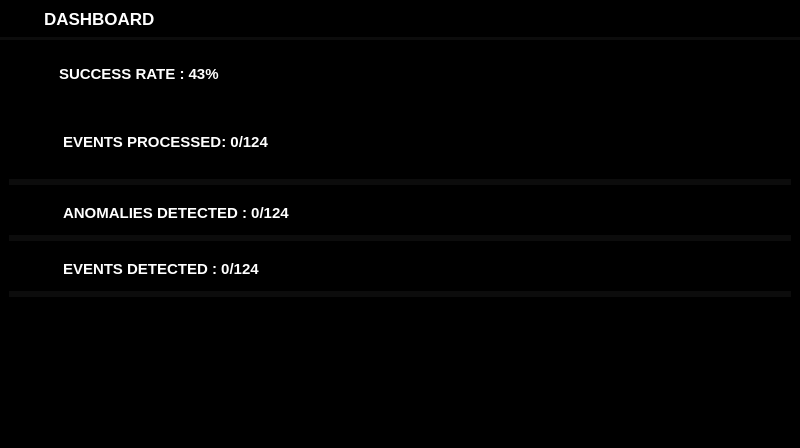
<?xml version="1.0" encoding="UTF-8"?>
<ui version="4.0">
 <class>MainWindow</class>
 <widget class="QMainWindow" name="MainWindow">
  <property name="geometry">
   <rect>
    <x>0</x>
    <y>0</y>
    <width>800</width>
    <height>448</height>
   </rect>
  </property>
  <property name="windowTitle">
   <string>MainWindow</string>
  </property>
  <property name="styleSheet">
   <string notr="true">background-color: black;
color: white;
Border: 0.5px solid white;

          </string>
  </property>
  <widget class="QWidget" name="centralwidget">
   <property name="styleSheet">
    <string notr="true">*{Border:0px}
QScrollBar:sub-page:vertical{background-color: #000000}
QScrollBar:add-page:vertical{background-color: #000000}
QScrollBar{background-color: #000000}
QScrollBar:sub-page:vertical{background-color: #000000} QScrollBar:add-page:vertical{background-color: #000000} QScrollBar{background-color: #000000}
QScrollBar::add-line:vertical { background-color: transparent}
QScrollBar::sub-line:vertical { background-color: transparent}
QScrollBar::handle:vertical {background-color: rgba(80, 80, 122, .25);}
QPushButton{color: gray}
QPushButton:hover{color: white}

QScrollBar:sub-page:horizontal{background-color: #000000}
QScrollBar:add-page:horizontal{background-color: #000000}
QScrollBar{background-color: #000000}
QScrollBar:sub-page:horizontal{background-color: #000000} QScrollBar:add-page:horizontal{background-color: #000000} QScrollBar{background-color: #000000}
QScrollBar::add-line:horizontal { background-color: transparent}
QScrollBar::sub-line:horizontal { background-color: transparent}
QScrollBar::handle:horizontal{background-color: rgba(80, 80, 122, .2);}

</string>
   </property>
   <layout class="QVBoxLayout" name="verticalLayout">
    <property name="spacing">
     <number>0</number>
    </property>
    <property name="leftMargin">
     <number>0</number>
    </property>
    <property name="topMargin">
     <number>0</number>
    </property>
    <property name="rightMargin">
     <number>0</number>
    </property>
    <property name="bottomMargin">
     <number>0</number>
    </property>
    <item>
     <widget class="QFrame" name="frame_2">
      <property name="maximumSize">
       <size>
        <width>16777215</width>
        <height>40</height>
       </size>
      </property>
      <property name="frameShape">
       <enum>QFrame::StyledPanel</enum>
      </property>
      <property name="frameShadow">
       <enum>QFrame::Raised</enum>
      </property>
      <layout class="QHBoxLayout" name="horizontalLayout">
       <property name="spacing">
        <number>0</number>
       </property>
       <property name="leftMargin">
        <number>0</number>
       </property>
       <property name="topMargin">
        <number>0</number>
       </property>
       <property name="rightMargin">
        <number>0</number>
       </property>
       <property name="bottomMargin">
        <number>0</number>
       </property>
       <item>
        <widget class="QPushButton" name="pushButton">
         <property name="sizePolicy">
          <sizepolicy hsizetype="Preferred" vsizetype="Preferred">
           <horstretch>0</horstretch>
           <verstretch>0</verstretch>
          </sizepolicy>
         </property>
         <property name="maximumSize">
          <size>
           <width>40</width>
           <height>16777215</height>
          </size>
         </property>
         <property name="styleSheet">
          <string notr="true">Border-Bottom: 3px solid rgba(255,255,255,0.05);
</string>
         </property>
         <property name="text">
          <string/>
         </property>
         <property name="icon">
          <iconset>
           <normaloff>icons/monitor.svg</normaloff>icons/monitor.svg</iconset>
         </property>
         <property name="iconSize">
          <size>
           <width>27</width>
           <height>27</height>
          </size>
         </property>
        </widget>
       </item>
       <item>
        <widget class="QLabel" name="label">
         <property name="font">
          <font>
           <pointsize>13</pointsize>
           <weight>75</weight>
           <bold>true</bold>
          </font>
         </property>
         <property name="styleSheet">
          <string notr="true">Border-Bottom: 3px solid rgba(255,255,255,0.05);
</string>
         </property>
         <property name="text">
          <string>DASHBOARD</string>
         </property>
         <property name="alignment">
          <set>Qt::AlignLeading|Qt::AlignLeft|Qt::AlignVCenter</set>
         </property>
        </widget>
       </item>
      </layout>
     </widget>
    </item>
    <item>
     <widget class="QFrame" name="frame">
      <property name="frameShape">
       <enum>QFrame::StyledPanel</enum>
      </property>
      <property name="frameShadow">
       <enum>QFrame::Raised</enum>
      </property>
      <layout class="QVBoxLayout" name="verticalLayout_2">
       <item>
        <widget class="QFrame" name="frame_6">
         <property name="maximumSize">
          <size>
           <width>16777215</width>
           <height>50</height>
          </size>
         </property>
         <property name="frameShape">
          <enum>QFrame::StyledPanel</enum>
         </property>
         <property name="frameShadow">
          <enum>QFrame::Raised</enum>
         </property>
         <layout class="QHBoxLayout" name="horizontalLayout_5">
          <property name="spacing">
           <number>0</number>
          </property>
          <property name="leftMargin">
           <number>0</number>
          </property>
          <property name="topMargin">
           <number>0</number>
          </property>
          <property name="rightMargin">
           <number>0</number>
          </property>
          <property name="bottomMargin">
           <number>0</number>
          </property>
          <item>
           <widget class="QPushButton" name="pushButton_5">
            <property name="sizePolicy">
             <sizepolicy hsizetype="Preferred" vsizetype="Preferred">
              <horstretch>0</horstretch>
              <verstretch>0</verstretch>
             </sizepolicy>
            </property>
            <property name="maximumSize">
             <size>
              <width>50</width>
              <height>16777215</height>
             </size>
            </property>
            <property name="text">
             <string/>
            </property>
            <property name="icon">
             <iconset>
              <normaloff>icons/sucess.svg</normaloff>icons/sucess.svg</iconset>
            </property>
            <property name="iconSize">
             <size>
              <width>23</width>
              <height>23</height>
             </size>
            </property>
           </widget>
          </item>
          <item>
           <widget class="QLabel" name="label_5">
            <property name="font">
             <font>
              <pointsize>11</pointsize>
              <weight>75</weight>
              <bold>true</bold>
             </font>
            </property>
            <property name="text">
             <string>SUCCESS RATE : 43%</string>
            </property>
           </widget>
          </item>
         </layout>
        </widget>
       </item>
       <item>
        <widget class="QFrame" name="frame_4">
         <property name="maximumSize">
          <size>
           <width>16777215</width>
           <height>80</height>
          </size>
         </property>
         <property name="styleSheet">
          <string notr="true">Border-Bottom: 3px solid rgba(255,255,255,0.05);
</string>
         </property>
         <property name="frameShape">
          <enum>QFrame::StyledPanel</enum>
         </property>
         <property name="frameShadow">
          <enum>QFrame::Raised</enum>
         </property>
         <layout class="QHBoxLayout" name="horizontalLayout_3">
          <property name="spacing">
           <number>0</number>
          </property>
          <property name="leftMargin">
           <number>0</number>
          </property>
          <property name="topMargin">
           <number>0</number>
          </property>
          <property name="rightMargin">
           <number>0</number>
          </property>
          <property name="bottomMargin">
           <number>0</number>
          </property>
          <item>
           <widget class="QPushButton" name="pushButton_3">
            <property name="sizePolicy">
             <sizepolicy hsizetype="Preferred" vsizetype="Preferred">
              <horstretch>0</horstretch>
              <verstretch>0</verstretch>
             </sizepolicy>
            </property>
            <property name="maximumSize">
             <size>
              <width>50</width>
              <height>16777215</height>
             </size>
            </property>
            <property name="text">
             <string/>
            </property>
            <property name="icon">
             <iconset>
              <normaloff>icons/process.svg</normaloff>icons/process.svg</iconset>
            </property>
            <property name="iconSize">
             <size>
              <width>23</width>
              <height>23</height>
             </size>
            </property>
           </widget>
          </item>
          <item>
           <widget class="QLabel" name="label_3">
            <property name="font">
             <font>
              <pointsize>11</pointsize>
              <weight>75</weight>
              <bold>true</bold>
             </font>
            </property>
            <property name="text">
             <string>EVENTS PROCESSED: 0/124</string>
            </property>
           </widget>
          </item>
         </layout>
        </widget>
       </item>
       <item>
        <widget class="QFrame" name="frame_5">
         <property name="minimumSize">
          <size>
           <width>0</width>
           <height>0</height>
          </size>
         </property>
         <property name="maximumSize">
          <size>
           <width>16777215</width>
           <height>50</height>
          </size>
         </property>
         <property name="styleSheet">
          <string notr="true">Border-Bottom: 3px solid rgba(255,255,255,0.05);
</string>
         </property>
         <property name="frameShape">
          <enum>QFrame::StyledPanel</enum>
         </property>
         <property name="frameShadow">
          <enum>QFrame::Raised</enum>
         </property>
         <layout class="QHBoxLayout" name="horizontalLayout_4">
          <property name="spacing">
           <number>0</number>
          </property>
          <property name="leftMargin">
           <number>0</number>
          </property>
          <property name="topMargin">
           <number>0</number>
          </property>
          <property name="rightMargin">
           <number>0</number>
          </property>
          <property name="bottomMargin">
           <number>0</number>
          </property>
          <item>
           <widget class="QPushButton" name="pushButton_4">
            <property name="sizePolicy">
             <sizepolicy hsizetype="Preferred" vsizetype="Preferred">
              <horstretch>0</horstretch>
              <verstretch>0</verstretch>
             </sizepolicy>
            </property>
            <property name="maximumSize">
             <size>
              <width>50</width>
              <height>16777215</height>
             </size>
            </property>
            <property name="text">
             <string/>
            </property>
            <property name="icon">
             <iconset>
              <normaloff>icons/error.svg</normaloff>icons/error.svg</iconset>
            </property>
            <property name="iconSize">
             <size>
              <width>23</width>
              <height>23</height>
             </size>
            </property>
           </widget>
          </item>
          <item>
           <widget class="QLabel" name="label_4">
            <property name="font">
             <font>
              <pointsize>11</pointsize>
              <weight>75</weight>
              <bold>true</bold>
             </font>
            </property>
            <property name="text">
             <string>ANOMALIES DETECTED : 0/124</string>
            </property>
           </widget>
          </item>
         </layout>
        </widget>
       </item>
       <item alignment="Qt::AlignTop">
        <widget class="QFrame" name="frame_3">
         <property name="minimumSize">
          <size>
           <width>0</width>
           <height>50</height>
          </size>
         </property>
         <property name="styleSheet">
          <string notr="true">Border-Bottom: 3px solid rgba(255,255,255,0.05);
</string>
         </property>
         <property name="frameShape">
          <enum>QFrame::StyledPanel</enum>
         </property>
         <property name="frameShadow">
          <enum>QFrame::Raised</enum>
         </property>
         <layout class="QHBoxLayout" name="horizontalLayout_2">
          <property name="spacing">
           <number>0</number>
          </property>
          <property name="leftMargin">
           <number>0</number>
          </property>
          <property name="topMargin">
           <number>0</number>
          </property>
          <property name="rightMargin">
           <number>0</number>
          </property>
          <property name="bottomMargin">
           <number>0</number>
          </property>
          <item>
           <widget class="QPushButton" name="pushButton_2">
            <property name="sizePolicy">
             <sizepolicy hsizetype="Preferred" vsizetype="Preferred">
              <horstretch>0</horstretch>
              <verstretch>0</verstretch>
             </sizepolicy>
            </property>
            <property name="maximumSize">
             <size>
              <width>50</width>
              <height>16777215</height>
             </size>
            </property>
            <property name="text">
             <string/>
            </property>
            <property name="icon">
             <iconset>
              <normaloff>icons/status.svg</normaloff>icons/status.svg</iconset>
            </property>
            <property name="iconSize">
             <size>
              <width>20</width>
              <height>20</height>
             </size>
            </property>
           </widget>
          </item>
          <item>
           <widget class="QLabel" name="label_2">
            <property name="font">
             <font>
              <pointsize>11</pointsize>
              <weight>75</weight>
              <bold>true</bold>
             </font>
            </property>
            <property name="styleSheet">
             <string notr="true"/>
            </property>
            <property name="text">
             <string>EVENTS DETECTED : 0/124</string>
            </property>
           </widget>
          </item>
         </layout>
        </widget>
       </item>
      </layout>
     </widget>
    </item>
   </layout>
  </widget>
 </widget>
 <resources/>
 <connections/>
</ui>
